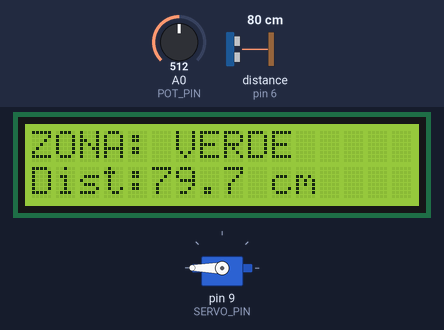
Bench run of a sketch on a simulated Arduino Mega 2560, built with avr-gcc and run on an emulated ATmega2560. Parts: 16×2 character LCD, servo. Wiring (inferred from the names in the program): ultrasonic range finder: trigger pin 7; echo pin 6. The test bench sets the inputs (shaded band); at power-on: distance to the obstacle (sensor on pin 6) 80 cm, A0 (POT_PIN) = 512. The echo pulse lasts 58.3 µs per cm; the local clock reads 2024-03-15 10:24:30 at power-on unless the sketch sets it; what the sketch prints to the serial monitor is not drawn.

Above: at 2.2 s.
3.4 s: distance to the obstacle (sensor on pin 6) set to 45 cm
At 4.41 s:
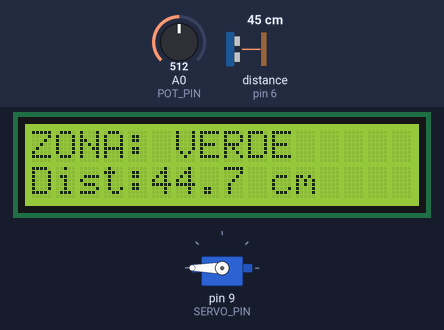
5.6 s: distance to the obstacle (sensor on pin 6) set to 36 cm
At 6.4 s:
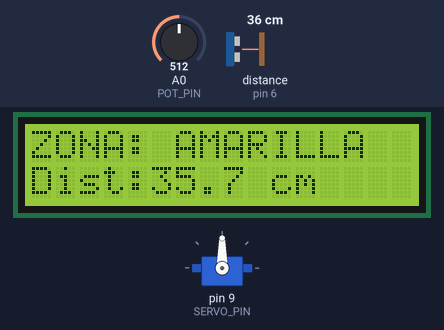
7.1 s: distance to the obstacle (sensor on pin 6) set to 17 cm
At 7.5 s:
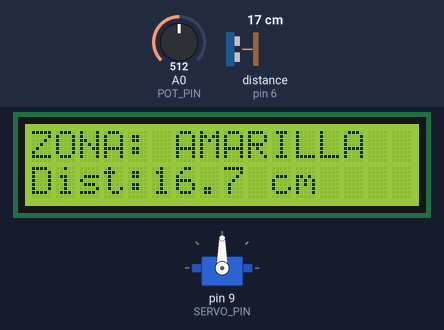
8.6 s: distance to the obstacle (sensor on pin 6) set to 13 cm
At 9.8 s:
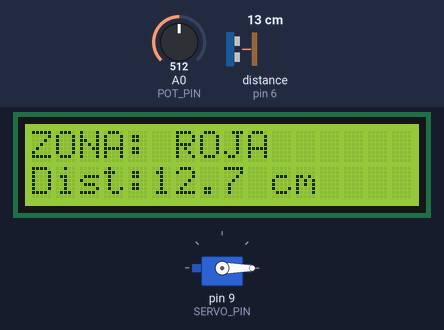
10.1 s: A0 (POT_PIN) set to 1023
At 11.4 s:
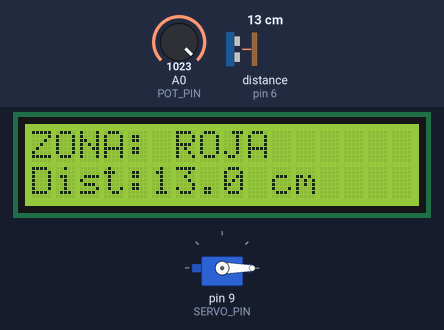
Timing chart, 0 to 13.1 s (numbered marks = the images above; inputs shaded):
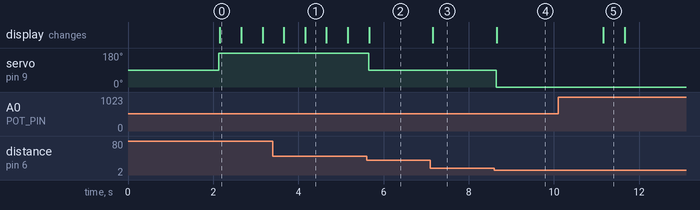

The sketch:

ejercicio2.ino
```cpp
// ============================================================
// P02 - EJERCICIO 2 CORREGIDO: Sistema de Alerta por Zonas
// Arduino Mega 2560 | Wokwi | Taller IoT - EPIS UNSA
// ============================================================
// COMO USAR EN WOKWI:
//   - Haz clic en el HC-SR04 durante la simulacion
//   - Aparece un slider: arrastralo para cambiar la distancia
//   - 0-15 cm  → ZONA ROJA   → servo 0°
//   - 16-40 cm → ZONA AMARILLA → servo 90°
//   - >40 cm   → ZONA VERDE  → servo 180°
//   - El potenciometro NO cambia la zona (es dato extra)
// ============================================================
// CONEXIONES:
//   HC-SR04  : TRIG=7, ECHO=6, VCC=5V, GND=GND
//   Potenc.  : izq=5V, der=GND, cursor=A0
//   LCD I2C  : SDA=20, SCL=21, VCC=5V, GND=GND
//   Servo    : señal=9, VCC=5V, GND=GND
//   DS3231   : SDA=20, SCL=21, VCC=3.3V, GND=GND
// ============================================================

#include <Wire.h>
#include <LiquidCrystal_I2C.h>
#include <Servo.h>
#include <RTClib.h>

// ── Pines ─────────────────────────────────────────────────
#define TRIG_PIN   7
#define ECHO_PIN   6
#define POT_PIN    A0
#define SERVO_PIN  9

// ── Zonas de seguridad ─────────────────────────────────────
#define ZONA_ROJA     15    // 0 – 15 cm
#define ZONA_AMARILLA 40    // 16 – 40 cm
                            // > 40 cm = VERDE

// ── Objetos ────────────────────────────────────────────────
LiquidCrystal_I2C lcd(0x27, 16, 2);
Servo miServo;
RTC_DS3231 rtc;

// ── Timers no bloqueantes ──────────────────────────────────
unsigned long tSensor = 0;
unsigned long tCSV    = 0;
const long INT_SENSOR = 500;
const long INT_CSV    = 2000;

// ── Variables globales ─────────────────────────────────────
float distancia = 0;
int   potRaw    = 0;
int   servoPos  = 90;
char  zona      = 'V';
bool  headerOK  = false;

// ── Funcion: medir distancia HC-SR04 ──────────────────────
float medirDistancia() {
  digitalWrite(TRIG_PIN, LOW);
  delayMicroseconds(2);
  digitalWrite(TRIG_PIN, HIGH);
  delayMicroseconds(10);
  digitalWrite(TRIG_PIN, LOW);
  long dur = pulseIn(ECHO_PIN, HIGH, 30000);
  if (dur == 0) return -1;
  return (dur * 0.0343) / 2.0;
}

// ──────────────────────────────────────────────────────────
void setup() {
  Serial.begin(9600);
  pinMode(TRIG_PIN, OUTPUT);
  pinMode(ECHO_PIN, INPUT);

  lcd.init();
  lcd.backlight();
  miServo.attach(SERVO_PIN);

  rtc.begin();
  if (rtc.lostPower())
    rtc.adjust(DateTime(F(__DATE__), F(__TIME__)));

  lcd.setCursor(0, 0); lcd.print("  IoT Station   ");
  lcd.setCursor(0, 1); lcd.print("  EPIS UNSA     ");
  delay(2000);

  Serial.println("=== Ejercicio 2: Zonas de Proximidad ===");
  Serial.println("Mueve el slider del HC-SR04 para cambiar la zona");
}

// ──────────────────────────────────────────────────────────
void loop() {
  unsigned long ahora = millis();

  // ── Lectura de sensores cada 500 ms ─────────────────────
  if (ahora - tSensor >= INT_SENSOR) {
    tSensor = ahora;

    distancia = medirDistancia();
    potRaw    = analogRead(POT_PIN);

    // ── CORRECCION: detectar zona solo si hay eco valido ──
    if (distancia < 0) {
      // Sin eco: mantener ultima zona, no cambiar servo
      // Solo actualizar display
    } else if (distancia <= ZONA_ROJA) {
      zona     = 'R';
      servoPos = 0;
    } else if (distancia <= ZONA_AMARILLA) {
      zona     = 'A';
      servoPos = 90;
    } else {
      zona     = 'V';
      servoPos = 180;
    }

    // Mover servo solo si hay lectura valida
    if (distancia >= 0) {
      miServo.write(servoPos);
    }

    // ── LCD linea 1: zona o sin eco ─────────────────────
    lcd.setCursor(0, 0);
    if (distancia < 0) {
      lcd.print("  Sin objeto    ");
    } else if (zona == 'R') {
      lcd.print("ZONA: ROJA      ");
    } else if (zona == 'A') {
      lcd.print("ZONA: AMARILLA  ");
    } else {
      lcd.print("ZONA: VERDE     ");
    }

    // ── LCD linea 2: distancia actual ───────────────────
    lcd.setCursor(0, 1);
    lcd.print("Dist:");
    if (distancia < 0) {
      lcd.print(" ---        ");
    } else {
      lcd.print(distancia, 1);
      lcd.print(" cm     ");
    }

    // ── Serial: depuracion ──────────────────────────────
    Serial.print("Dist:");
    if (distancia < 0) Serial.print("SinEco");
    else Serial.print(distancia, 1);
    Serial.print(" Zona:"); Serial.print(zona);
    Serial.print(" Pot:");  Serial.print(potRaw);
    Serial.print(" Srv:");  Serial.println(servoPos);
  }

  // ── CSV por Serial cada 2 s ─────────────────────────────
  if (ahora - tCSV >= INT_CSV) {
    tCSV = ahora;
    DateTime now = rtc.now();

    if (!headerOK) {
      Serial.println("Timestamp,Dist_cm,Pot_raw,Servo_deg,Zona");
      headerOK = true;
    }

    // Solo guardar registro si hay lectura valida
    if (distancia >= 0) {
      Serial.print(now.timestamp(DateTime::TIMESTAMP_FULL));
      Serial.print(','); Serial.print(distancia, 1);
      Serial.print(','); Serial.print(potRaw);
      Serial.print(','); Serial.print(servoPos);
      Serial.print(','); Serial.println(zona);
    }
  }
}
```

Measured:
- the behaviour switches between 41 and 40 cm on distance to the obstacle (sensor on pin 6) (found by bisection; images 1 and 2)
- the behaviour switches between 16 and 15 cm on distance to the obstacle (sensor on pin 6) (found by bisection; images 3 and 4)
- after the input at 3.4 s, the display: first changes after 0.26 s (image 1 shows a later state)
- after the input at 5.6 s, servo on pin 9 (SERVO_PIN): 180° → 90° after 0.05 s; the display: changes after 0.06 s (image 2)
- after the input at 7.1 s, the display: changes after 0.06 s (image 3)
- after the input at 8.6 s, servo on pin 9 (SERVO_PIN): 90° → 0° after 0.05 s; the display: changes after 0.06 s (image 4)
- after the input at 10.1 s, the display: changes after 1.1 s (image 5)
